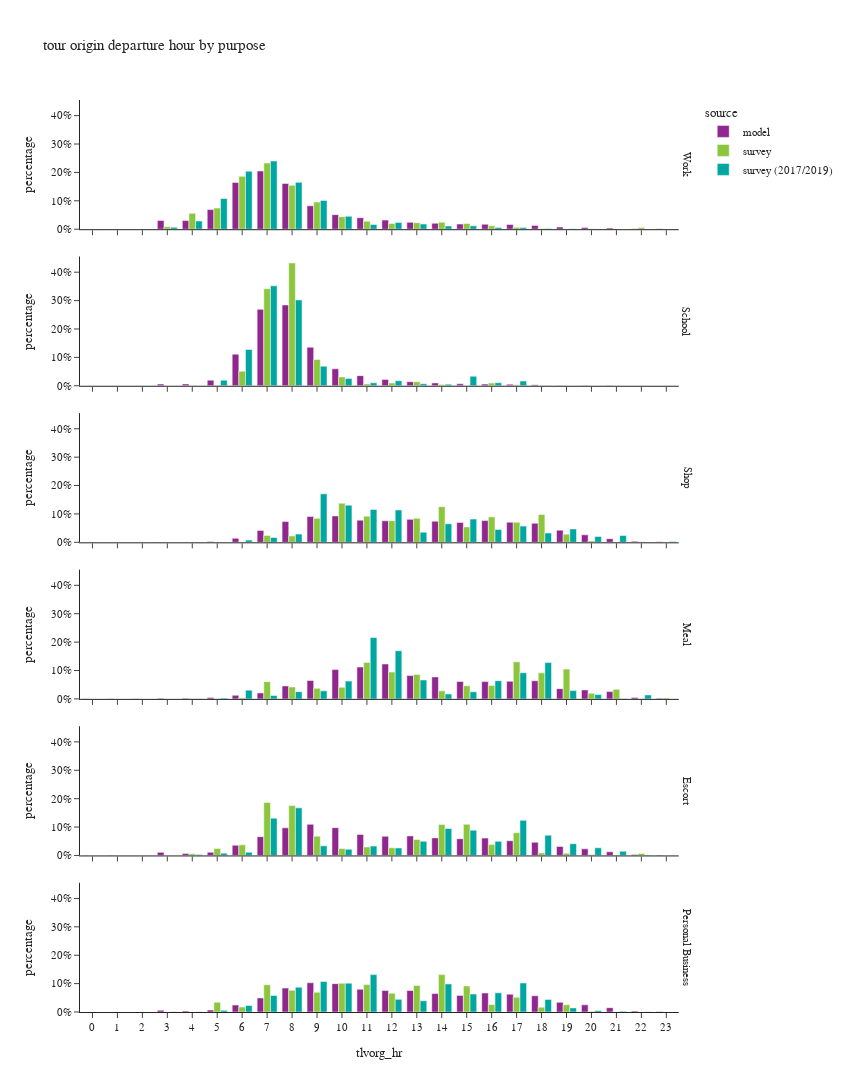

The notebook cell this image was saved under:
### Code cell
df_plot = df_tour.groupby(['tlvorg_hr','pdpurp_label','source'])['toexpfac'].agg(sample_count='size', toexpfac='sum').reset_index()
df_plot['percentage'] = df_plot.groupby(['pdpurp_label','source'], group_keys=False)['toexpfac']. \
    apply(lambda x: x / float(x.sum()))

fig = px.bar(df_plot.sort_values(['source','pdpurp_label']),
             x="tlvorg_hr", y="percentage", color="source",barmode="group",
             facet_row='pdpurp_label',
             hover_data=['toexpfac','sample_count'],
             title="tour origin departure hour by purpose")
fig.update_layout(height=1500, width=850)
fig.for_each_annotation(lambda a: a.update(text = a.text.split("=")[-1]))
fig.for_each_xaxis(lambda a: a.update(dict(dtick = 1, categoryorder='category ascending')))
fig.for_each_yaxis(lambda a: a.update(dict(tickformat=".0%")))
fig.show()

### Figure 1 — Plotly figure (JSON) as saved in the notebook; plotly's stock layout.template omitted (floating-point values rounded to 4 significant figures)
{"data": [{"alignmentgroup": "True", "customdata": [[1368.0, 1368.0], [845.0, 845.0], [281.0, 281.0], [49960.0, 49960.0], [49420.0, 49420.0], [112200.0, 112200.0], [268100.0, 268100.0], [333500.0, 333500.0], [262100.0, 262100.0], [133800.0, 133800.0], [83370.0, 83370.0], [65970.0, 65970.0], [52180.0, 52180.0], [39290.0, 39290.0], [33680.0, 33680.0], [29480.0, 29480.0], [28210.0, 28210.0], [27290.0, 27290.0], [21810.0, 21810.0], [12190.0, 12190.0], [9920.0, 9920.0], [6679.0, 6679.0], [3037.0, 3037.0], [2104.0, 2104.0]], "hovertemplate": "source=model<br>pdpurp_label=Work<br>tlvorg_hr=%{x}<br>percentage=%{y}<br>toexpfac=%{customdata[0]}<br>sample_count=%{customdata[1]}<extra></extra>", "legendgroup": "model", "marker": {"color": "#91268F", "pattern": {"shape": ""}}, "name": "model", "offsetgroup": "model", "orientation": "v", "showlegend": true, "textposition": "auto", "type": "bar", "x": [0, 1, 2, 3, 4, 5, 6, 7, 8, 9, 10, 11, 12, 13, 14, 15, 16, 17, 18, 19, 20, 21, 22, 23], "xaxis": "x6", "y": [0.0008409, 0.0005194, 0.0001727, 0.03071, 0.03038, 0.06897, 0.1648, 0.205, 0.1611, 0.08226, 0.05125, 0.04055, 0.03208, 0.02415, 0.0207, 0.01812, 0.01734, 0.01677, 0.01341, 0.007496, 0.006098, 0.004106, 0.001867, 0.001293], "yaxis": "y6"}, {"alignmentgroup": "True", "customdata": [[2.0, 2.0], [1.0, 1.0], [0.0, 0.0], [3378.0, 3378.0], [3644.0, 3644.0], [11120.0, 11120.0], [62780.0, 62780.0], [152000.0, 152000.0], [160800.0, 160800.0], [76560.0, 76560.0], [33790.0, 33790.0], [20160.0, 20160.0], [12610.0, 12610.0], [8224.0, 8224.0], [5647.0, 5647.0], [3957.0, 3957.0], [3308.0, 3308.0], [3044.0, 3044.0], [2204.0, 2204.0], [699.0, 699.0], [617.0, 617.0], [358.0, 358.0], [9.0, 9.0], [8.0, 8.0]], "hovertemplate": "source=model<br>pdpurp_label=School<br>tlvorg_hr=%{x}<br>percentage=%{y}<br>toexpfac=%{customdata[0]}<br>sample_count=%{customdata[1]}<extra></extra>", "legendgroup": "model", "marker": {"color": "#91268F", "pattern": {"shape": ""}}, "name": "model", "offsetgroup": "model", "orientation": "v", "showlegend": false, "textposition": "auto", "type": "bar", "x": [0, 1, 2, 3, 4, 5, 6, 7, 8, 9, 10, 11, 12, 13, 14, 15, 16, 17, 18, 19, 20, 21, 22, 23], "xaxis": "x5", "y": [3.541e-06, 1.77e-06, 0.0, 0.00598, 0.006451, 0.01969, 0.1111, 0.2691, 0.2846, 0.1355, 0.05982, 0.0357, 0.02232, 0.01456, 0.009997, 0.007005, 0.005856, 0.005389, 0.003902, 0.001237, 0.001092, 0.0006338, 1.593e-05, 1.416e-05], "yaxis": "y5"}, {"alignmentgroup": "True", "customdata": [[353.0, 353.0], [265.0, 265.0], [124.0, 124.0], [1043.0, 1043.0], [781.0, 781.0], [1817.0, 1817.0], [9343.0, 9343.0], [28240.0, 28240.0], [49190.0, 49190.0], [61020.0, 61020.0], [62460.0, 62460.0], [52440.0, 52440.0], [50890.0, 50890.0], [54370.0, 54370.0], [50040.0, 50040.0], [47150.0, 47150.0], [51520.0, 51520.0], [47410.0, 47410.0], [45060.0, 45060.0], [28740.0, 28740.0], [17720.0, 17720.0], [8742.0, 8742.0], [2317.0, 2317.0], [1121.0, 1121.0]], "hovertemplate": "source=model<br>pdpurp_label=Shop<br>tlvorg_hr=%{x}<br>percentage=%{y}<br>toexpfac=%{customdata[0]}<br>sample_count=%{customdata[1]}<extra></extra>", "legendgroup": "model", "marker": {"color": "#91268F", "pattern": {"shape": ""}}, "name": "model", "offsetgroup": "model", "orientation": "v", "showlegend": false, "textposition": "auto", "type": "bar", "x": [0, 1, 2, 3, 4, 5, 6, 7, 8, 9, 10, 11, 12, 13, 14, 15, 16, 17, 18, 19, 20, 21, 22, 23], "xaxis": "x4", "y": [0.0005252, 0.0003943, 0.0001845, 0.001552, 0.001162, 0.002703, 0.0139, 0.04202, 0.07319, 0.09078, 0.09293, 0.07801, 0.07571, 0.08089, 0.07444, 0.07015, 0.07665, 0.07054, 0.06704, 0.04276, 0.02636, 0.01301, 0.003447, 0.001668], "yaxis": "y4"}, {"alignmentgroup": "True", "customdata": [[619.0, 619.0], [418.0, 418.0], [162.0, 162.0], [1503.0, 1503.0], [1385.0, 1385.0], [3178.0, 3178.0], [8692.0, 8692.0], [14600.0, 14600.0], [31850.0, 31850.0], [45220.0, 45220.0], [71970.0, 71970.0], [78140.0, 78140.0], [85630.0, 85630.0], [57240.0, 57240.0], [53950.0, 53950.0], [42690.0, 42690.0], [42390.0, 42390.0], [43220.0, 43220.0], [44380.0, 44380.0], [25140.0, 25140.0], [22050.0, 22050.0], [17880.0, 17880.0], [3318.0, 3318.0], [1589.0, 1589.0]], "hovertemplate": "source=model<br>pdpurp_label=Meal<br>tlvorg_hr=%{x}<br>percentage=%{y}<br>toexpfac=%{customdata[0]}<br>sample_count=%{customdata[1]}<extra></extra>", "legendgroup": "model", "marker": {"color": "#91268F", "pattern": {"shape": ""}}, "name": "model", "offsetgroup": "model", "orientation": "v", "showlegend": false, "textposition": "auto", "type": "bar", "x": [0, 1, 2, 3, 4, 5, 6, 7, 8, 9, 10, 11, 12, 13, 14, 15, 16, 17, 18, 19, 20, 21, 22, 23], "xaxis": "x3", "y": [0.0008878, 0.0005995, 0.0002323, 0.002156, 0.001986, 0.004558, 0.01247, 0.02095, 0.04568, 0.06485, 0.1032, 0.1121, 0.1228, 0.08209, 0.07738, 0.06123, 0.0608, 0.06199, 0.06365, 0.03606, 0.03163, 0.02565, 0.004759, 0.002279], "yaxis": "y3"}, {"alignmentgroup": "True", "customdata": [[320.0, 320.0], [289.0, 289.0], [140.0, 140.0], [8519.0, 8519.0], [5177.0, 5177.0], [8782.0, 8782.0], [27930.0, 27930.0], [51660.0, 51660.0], [76020.0, 76020.0], [85710.0, 85710.0], [76550.0, 76550.0], [57950.0, 57950.0], [52710.0, 52710.0], [53800.0, 53800.0], [48340.0, 48340.0], [46010.0, 46010.0], [47730.0, 47730.0], [40510.0, 40510.0], [36290.0, 36290.0], [24900.0, 24900.0], [18110.0, 18110.0], [10090.0, 10090.0], [2881.0, 2881.0], [1394.0, 1394.0]], "hovertemplate": "source=model<br>pdpurp_label=Escort<br>tlvorg_hr=%{x}<br>percentage=%{y}<br>toexpfac=%{customdata[0]}<br>sample_count=%{customdata[1]}<extra></extra>", "legendgroup": "model", "marker": {"color": "#91268F", "pattern": {"shape": ""}}, "name": "model", "offsetgroup": "model", "orientation": "v", "showlegend": false, "textposition": "auto", "type": "bar", "x": [0, 1, 2, 3, 4, 5, 6, 7, 8, 9, 10, 11, 12, 13, 14, 15, 16, 17, 18, 19, 20, 21, 22, 23], "xaxis": "x2", "y": [0.0004093, 0.0003697, 0.0001791, 0.0109, 0.006622, 0.01123, 0.03572, 0.06608, 0.09723, 0.1096, 0.09791, 0.07412, 0.06742, 0.06881, 0.06183, 0.05886, 0.06105, 0.05181, 0.04642, 0.03185, 0.02316, 0.01291, 0.003685, 0.001783], "yaxis": "y2"}, {"alignmentgroup": "True", "customdata": [[155.0, 155.0], [101.0, 101.0], [56.0, 56.0], [2252.0, 2252.0], [1336.0, 1336.0], [2557.0, 2557.0], [8719.0, 8719.0], [17710.0, 17710.0], [30100.0, 30100.0], [36860.0, 36860.0], [35720.0, 35720.0], [28640.0, 28640.0], [27000.0, 27000.0], [27070.0, 27070.0], [23190.0, 23190.0], [20920.0, 20920.0], [23880.0, 23880.0], [22330.0, 22330.0], [20440.0, 20440.0], [12220.0, 12220.0], [8976.0, 8976.0], [5417.0, 5417.0], [1190.0, 1190.0], [554.0, 554.0]], "hovertemplate": "source=model<br>pdpurp_label=Personal Business<br>tlvorg_hr=%{x}<br>percentage=%{y}<br>toexpfac=%{customdata[0]}<br>sample_count=%{customdata[1]}<extra></extra>", "legendgroup": "model", "marker": {"color": "#91268F", "pattern": {"shape": ""}}, "name": "model", "offsetgroup": "model", "orientation": "v", "showlegend": false, "textposition": "auto", "type": "bar", "x": [0, 1, 2, 3, 4, 5, 6, 7, 8, 9, 10, 11, 12, 13, 14, 15, 16, 17, 18, 19, 20, 21, 22, 23], "xaxis": "x", "y": [0.0004337, 0.0002826, 0.0001567, 0.006302, 0.003739, 0.007155, 0.0244, 0.04955, 0.08422, 0.1031, 0.09994, 0.08013, 0.07554, 0.07575, 0.06488, 0.05853, 0.06681, 0.06248, 0.05721, 0.03418, 0.02512, 0.01516, 0.00333, 0.00155], "yaxis": "y"}, {"alignmentgroup": "True", "customdata": [[0.0, 0.0], [552.0, 1.0], [0.0, 0.0], [12100.0, 20.0], [74930.0, 63.0], [99400.0, 126.0], [248900.0, 354.0], [311400.0, 588.0], [206300.0, 495.0], [127700.0, 269.0], [59090.0, 166.0], [37770.0, 93.0], [26890.0, 95.0], [30690.0, 67.0], [32950.0, 59.0], [26990.0, 52.0], [15880.0, 27.0], [9068.0, 38.0], [3106.0, 10.0], [1355.0, 8.0], [2492.0, 8.0], [1284.0, 3.0], [7464.0, 6.0], [256.0, 1.0]], "hovertemplate": "source=survey<br>pdpurp_label=Work<br>tlvorg_hr=%{x}<br>percentage=%{y}<br>toexpfac=%{customdata[0]}<br>sample_count=%{customdata[1]}<extra></extra>", "legendgroup": "survey", "marker": {"color": "#8CC63E", "pattern": {"shape": ""}}, "name": "survey", "offsetgroup": "survey", "orientation": "v", "showlegend": true, "textposition": "auto", "type": "bar", "x": [0, 1, 2, 3, 4, 5, 6, 7, 8, 9, 10, 11, 12, 13, 14, 15, 16, 17, 18, 19, 20, 21, 22, 23], "xaxis": "x6", "y": [0.0, 0.000413, 0.0, 0.009056, 0.05606, 0.07437, 0.1862, 0.233, 0.1544, 0.09554, 0.04421, 0.02826, 0.02012, 0.02296, 0.02465, 0.0202, 0.01188, 0.006784, 0.002324, 0.001014, 0.001864, 0.0009608, 0.005584, 0.0001915], "yaxis": "y6"}, {"alignmentgroup": "True", "customdata": [[0.0, 0.0], [0.0, 0.0], [0.0, 0.0], [0.0, 0.0], [75.6, 1.0], [944.6, 3.0], [26700.0, 28.0], [177700.0, 225.0], [224800.0, 254.0], [48090.0, 55.0], [16160.0, 16.0], [3333.0, 11.0], [5016.0, 10.0], [7405.0, 9.0], [2230.0, 10.0], [387.8, 5.0], [4970.0, 6.0], [1663.0, 16.0], [278.9, 2.0], [156.1, 1.0], [0.0, 0.0], [0.0, 0.0], [0.0, 0.0], [0.0, 0.0]], "hovertemplate": "source=survey<br>pdpurp_label=School<br>tlvorg_hr=%{x}<br>percentage=%{y}<br>toexpfac=%{customdata[0]}<br>sample_count=%{customdata[1]}<extra></extra>", "legendgroup": "survey", "marker": {"color": "#8CC63E", "pattern": {"shape": ""}}, "name": "survey", "offsetgroup": "survey", "orientation": "v", "showlegend": false, "textposition": "auto", "type": "bar", "x": [0, 1, 2, 3, 4, 5, 6, 7, 8, 9, 10, 11, 12, 13, 14, 15, 16, 17, 18, 19, 20, 21, 22, 23], "xaxis": "x5", "y": [0.0, 0.0, 0.0, 0.0, 0.0001454, 0.001817, 0.05135, 0.3419, 0.4323, 0.09249, 0.03108, 0.006411, 0.009647, 0.01424, 0.004288, 0.0007459, 0.009559, 0.003199, 0.0005365, 0.0003002, 0.0, 0.0, 0.0, 0.0], "yaxis": "y5"}, {"alignmentgroup": "True", "customdata": [[484.4, 1.0], [0.0, 0.0], [306.3, 1.0], [0.0, 0.0], [0.0, 0.0], [666.5, 5.0], [313.3, 3.0], [14570.0, 36.0], [13520.0, 51.0], [50810.0, 115.0], [82880.0, 157.0], [55310.0, 114.0], [45890.0, 117.0], [50830.0, 126.0], [75500.0, 148.0], [32650.0, 103.0], [53870.0, 99.0], [42470.0, 112.0], [59090.0, 92.0], [17190.0, 83.0], [2934.0, 23.0], [766.9, 9.0], [1308.0, 7.0], [8.11, 1.0]], "hovertemplate": "source=survey<br>pdpurp_label=Shop<br>tlvorg_hr=%{x}<br>percentage=%{y}<br>toexpfac=%{customdata[0]}<br>sample_count=%{customdata[1]}<extra></extra>", "legendgroup": "survey", "marker": {"color": "#8CC63E", "pattern": {"shape": ""}}, "name": "survey", "offsetgroup": "survey", "orientation": "v", "showlegend": false, "textposition": "auto", "type": "bar", "x": [0, 1, 2, 3, 4, 5, 6, 7, 8, 9, 10, 11, 12, 13, 14, 15, 16, 17, 18, 19, 20, 21, 22, 23], "xaxis": "x4", "y": [0.0008055, 0.0, 0.0005094, 0.0, 0.0, 0.001108, 0.0005209, 0.02422, 0.02248, 0.0845, 0.1378, 0.09197, 0.07631, 0.08452, 0.1256, 0.0543, 0.08958, 0.07062, 0.09826, 0.02859, 0.004879, 0.001275, 0.002174, 1.349e-05], "yaxis": "y4"}, {"alignmentgroup": "True", "customdata": [[0.0, 0.0], [0.0, 0.0], [0.0, 0.0], [0.0, 0.0], [10.64, 1.0], [45.94, 2.0], [1619.0, 7.0], [24190.0, 21.0], [16590.0, 43.0], [14800.0, 46.0], [16320.0, 53.0], [51140.0, 105.0], [37660.0, 109.0], [34280.0, 57.0], [11240.0, 37.0], [18420.0, 53.0], [18900.0, 57.0], [52020.0, 88.0], [36490.0, 99.0], [41740.0, 51.0], [7901.0, 30.0], [13430.0, 12.0], [71.55, 2.0], [1329.0, 2.0]], "hovertemplate": "source=survey<br>pdpurp_label=Meal<br>tlvorg_hr=%{x}<br>percentage=%{y}<br>toexpfac=%{customdata[0]}<br>sample_count=%{customdata[1]}<extra></extra>", "legendgroup": "survey", "marker": {"color": "#8CC63E", "pattern": {"shape": ""}}, "name": "survey", "offsetgroup": "survey", "orientation": "v", "showlegend": false, "textposition": "auto", "type": "bar", "x": [0, 1, 2, 3, 4, 5, 6, 7, 8, 9, 10, 11, 12, 13, 14, 15, 16, 17, 18, 19, 20, 21, 22, 23], "xaxis": "x3", "y": [0.0, 0.0, 0.0, 0.0, 2.672e-05, 0.0001154, 0.004067, 0.06074, 0.04167, 0.03716, 0.04099, 0.1284, 0.09458, 0.08609, 0.02823, 0.04625, 0.04746, 0.1306, 0.09164, 0.1048, 0.01984, 0.03373, 0.0001797, 0.003337], "yaxis": "y3"}, {"alignmentgroup": "True", "customdata": [[0.0, 0.0], [0.0, 0.0], [0.0, 0.0], [0.0, 0.0], [3757.0, 1.0], [15980.0, 13.0], [24640.0, 18.0], [123300.0, 121.0], [116100.0, 163.0], [44780.0, 57.0], [15900.0, 30.0], [19720.0, 29.0], [17820.0, 43.0], [37190.0, 52.0], [72150.0, 80.0], [72330.0, 86.0], [25180.0, 63.0], [52930.0, 69.0], [5788.0, 25.0], [5243.0, 17.0], [2042.0, 8.0], [898.5, 5.0], [4675.0, 5.0], [0.0, 0.0]], "hovertemplate": "source=survey<br>pdpurp_label=Escort<br>tlvorg_hr=%{x}<br>percentage=%{y}<br>toexpfac=%{customdata[0]}<br>sample_count=%{customdata[1]}<extra></extra>", "legendgroup": "survey", "marker": {"color": "#8CC63E", "pattern": {"shape": ""}}, "name": "survey", "offsetgroup": "survey", "orientation": "v", "showlegend": false, "textposition": "auto", "type": "bar", "x": [0, 1, 2, 3, 4, 5, 6, 7, 8, 9, 10, 11, 12, 13, 14, 15, 16, 17, 18, 19, 20, 21, 22, 23], "xaxis": "x2", "y": [0.0, 0.0, 0.0, 0.0, 0.005688, 0.02419, 0.03731, 0.1867, 0.1758, 0.06781, 0.02407, 0.02986, 0.02698, 0.0563, 0.1092, 0.1095, 0.03813, 0.08014, 0.008763, 0.007938, 0.003091, 0.001361, 0.007079, 0.0], "yaxis": "y2"}, {"alignmentgroup": "True", "customdata": [[0.0, 0.0], [0.0, 0.0], [0.0, 0.0], [0.0, 0.0], [0.0, 0.0], [10660.0, 5.0], [5381.0, 21.0], [29390.0, 57.0], [23570.0, 54.0], [21270.0, 80.0], [31020.0, 82.0], [29670.0, 61.0], [20350.0, 73.0], [28690.0, 79.0], [40370.0, 73.0], [28110.0, 55.0], [8037.0, 44.0], [15870.0, 29.0], [5255.0, 16.0], [7877.0, 12.0], [817.9, 8.0], [208.4, 3.0], [46.94, 1.0], [0.0, 0.0]], "hovertemplate": "source=survey<br>pdpurp_label=Personal Business<br>tlvorg_hr=%{x}<br>percentage=%{y}<br>toexpfac=%{customdata[0]}<br>sample_count=%{customdata[1]}<extra></extra>", "legendgroup": "survey", "marker": {"color": "#8CC63E", "pattern": {"shape": ""}}, "name": "survey", "offsetgroup": "survey", "orientation": "v", "showlegend": false, "textposition": "auto", "type": "bar", "x": [0, 1, 2, 3, 4, 5, 6, 7, 8, 9, 10, 11, 12, 13, 14, 15, 16, 17, 18, 19, 20, 21, 22, 23], "xaxis": "x", "y": [0.0, 0.0, 0.0, 0.0, 0.0, 0.03478, 0.01755, 0.09586, 0.07687, 0.06936, 0.1012, 0.09677, 0.06637, 0.09358, 0.1317, 0.0917, 0.02621, 0.05177, 0.01714, 0.02569, 0.002668, 0.0006798, 0.0001531, 0.0], "yaxis": "y"}, {"alignmentgroup": "True", "customdata": [[663.4, 1.0], [0.0, 0.0], [66.61, 2.0], [11540.0, 35.0], [47070.0, 144.0], [176800.0, 464.0], [333500.0, 1342.0], [393100.0, 2287.0], [269800.0, 1877.0], [165900.0, 1035.0], [74340.0, 457.0], [26840.0, 262.0], [38840.0, 243.0], [29710.0, 196.0], [18520.0, 130.0], [19190.0, 73.0], [10080.0, 76.0], [9235.0, 64.0], [4129.0, 39.0], [2190.0, 13.0], [1627.0, 10.0], [2.034, 1.0], [988.7, 2.0], [988.7, 2.0]], "hovertemplate": "source=survey (2017/2019)<br>pdpurp_label=Work<br>tlvorg_hr=%{x}<br>percentage=%{y}<br>toexpfac=%{customdata[0]}<br>sample_count=%{customdata[1]}<extra></extra>", "legendgroup": "survey (2017/2019)", "marker": {"color": "#00A7A0", "pattern": {"shape": ""}}, "name": "survey (2017/2019)", "offsetgroup": "survey (2017/2019)", "orientation": "v", "showlegend": true, "textposition": "auto", "type": "bar", "x": [0, 1, 2, 3, 4, 5, 6, 7, 8, 9, 10, 11, 12, 13, 14, 15, 16, 17, 18, 19, 20, 21, 22, 23], "xaxis": "x6", "y": [0.0004057, 0.0, 4.074e-05, 0.007056, 0.02879, 0.1081, 0.204, 0.2404, 0.165, 0.1015, 0.04547, 0.01642, 0.02376, 0.01817, 0.01133, 0.01173, 0.006165, 0.005648, 0.002525, 0.001339, 0.0009952, 1.244e-06, 0.0006047, 0.0006047], "yaxis": "y6"}, {"alignmentgroup": "True", "customdata": [[0.0, 0.0], [0.0, 0.0], [0.0, 0.0], [0.0, 0.0], [0.0, 0.0], [10420.0, 19.0], [67140.0, 117.0], [185000.0, 500.0], [158900.0, 567.0], [36240.0, 140.0], [13590.0, 57.0], [5464.0, 29.0], [9372.0, 46.0], [3741.0, 32.0], [2900.0, 33.0], [17570.0, 29.0], [5635.0, 27.0], [8699.0, 38.0], [675.1, 11.0], [75.15, 3.0], [0.0, 0.0], [0.0, 0.0], [0.0, 0.0], [0.0, 0.0]], "hovertemplate": "source=survey (2017/2019)<br>pdpurp_label=School<br>tlvorg_hr=%{x}<br>percentage=%{y}<br>toexpfac=%{customdata[0]}<br>sample_count=%{customdata[1]}<extra></extra>", "legendgroup": "survey (2017/2019)", "marker": {"color": "#00A7A0", "pattern": {"shape": ""}}, "name": "survey (2017/2019)", "offsetgroup": "survey (2017/2019)", "orientation": "v", "showlegend": false, "textposition": "auto", "type": "bar", "x": [0, 1, 2, 3, 4, 5, 6, 7, 8, 9, 10, 11, 12, 13, 14, 15, 16, 17, 18, 19, 20, 21, 22, 23], "xaxis": "x5", "y": [0.0, 0.0, 0.0, 0.0, 0.0, 0.01984, 0.1278, 0.3521, 0.3024, 0.06898, 0.02586, 0.0104, 0.01784, 0.00712, 0.005519, 0.03345, 0.01073, 0.01656, 0.001285, 0.000143, 0.0, 0.0, 0.0, 0.0], "yaxis": "y5"}, {"alignmentgroup": "True", "customdata": [[83.25, 2.0], [0.0, 0.0], [0.5453, 1.0], [11.09, 1.0], [608.1, 3.0], [313.6, 3.0], [6154.0, 16.0], [13480.0, 54.0], [22830.0, 87.0], [134200.0, 211.0], [102900.0, 225.0], [91120.0, 230.0], [89630.0, 201.0], [28020.0, 219.0], [51440.0, 190.0], [64360.0, 200.0], [35570.0, 203.0], [44950.0, 206.0], [25820.0, 201.0], [37190.0, 173.0], [16070.0, 97.0], [18880.0, 49.0], [557.4, 17.0], [2124.0, 7.0]], "hovertemplate": "source=survey (2017/2019)<br>pdpurp_label=Shop<br>tlvorg_hr=%{x}<br>percentage=%{y}<br>toexpfac=%{customdata[0]}<br>sample_count=%{customdata[1]}<extra></extra>", "legendgroup": "survey (2017/2019)", "marker": {"color": "#00A7A0", "pattern": {"shape": ""}}, "name": "survey (2017/2019)", "offsetgroup": "survey (2017/2019)", "orientation": "v", "showlegend": false, "textposition": "auto", "type": "bar", "x": [0, 1, 2, 3, 4, 5, 6, 7, 8, 9, 10, 11, 12, 13, 14, 15, 16, 17, 18, 19, 20, 21, 22, 23], "xaxis": "x4", "y": [0.0001059, 0.0, 6.935e-07, 1.41e-05, 0.0007734, 0.0003989, 0.007827, 0.01714, 0.02903, 0.1707, 0.1309, 0.1159, 0.114, 0.03564, 0.06542, 0.08185, 0.04524, 0.05717, 0.03284, 0.04729, 0.02043, 0.02401, 0.000709, 0.002701], "yaxis": "y4"}, {"alignmentgroup": "True", "customdata": [[0.0, 0.0], [0.0, 0.0], [0.0, 0.0], [0.0, 0.0], [104.4, 2.0], [1004.0, 5.0], [11360.0, 17.0], [4467.0, 65.0], [9392.0, 82.0], [10420.0, 76.0], [23120.0, 88.0], [79800.0, 284.0], [62590.0, 315.0], [24590.0, 131.0], [6321.0, 78.0], [9277.0, 76.0], [23710.0, 119.0], [33990.0, 196.0], [47200.0, 242.0], [10820.0, 164.0], [5593.0, 82.0], [496.2, 23.0], [5109.0, 8.0], [0.0, 0.0]], "hovertemplate": "source=survey (2017/2019)<br>pdpurp_label=Meal<br>tlvorg_hr=%{x}<br>percentage=%{y}<br>toexpfac=%{customdata[0]}<br>sample_count=%{customdata[1]}<extra></extra>", "legendgroup": "survey (2017/2019)", "marker": {"color": "#00A7A0", "pattern": {"shape": ""}}, "name": "survey (2017/2019)", "offsetgroup": "survey (2017/2019)", "orientation": "v", "showlegend": false, "textposition": "auto", "type": "bar", "x": [0, 1, 2, 3, 4, 5, 6, 7, 8, 9, 10, 11, 12, 13, 14, 15, 16, 17, 18, 19, 20, 21, 22, 23], "xaxis": "x3", "y": [0.0, 0.0, 0.0, 0.0, 0.0002826, 0.002719, 0.03074, 0.01209, 0.02543, 0.02822, 0.06258, 0.2161, 0.1695, 0.06658, 0.01711, 0.02512, 0.06419, 0.09202, 0.1278, 0.02928, 0.01514, 0.001343, 0.01383, 0.0], "yaxis": "y3"}, {"alignmentgroup": "True", "customdata": [[0.0, 0.0], [0.0, 0.0], [0.0, 0.0], [69.0, 2.0], [1609.0, 8.0], [3465.0, 13.0], [5062.0, 43.0], [57100.0, 219.0], [72890.0, 233.0], [14690.0, 60.0], [9348.0, 31.0], [14280.0, 49.0], [11400.0, 45.0], [21610.0, 57.0], [41300.0, 101.0], [38700.0, 135.0], [21630.0, 129.0], [53720.0, 109.0], [30990.0, 74.0], [17980.0, 42.0], [11720.0, 24.0], [6335.0, 24.0], [636.9, 9.0], [330.5, 3.0]], "hovertemplate": "source=survey (2017/2019)<br>pdpurp_label=Escort<br>tlvorg_hr=%{x}<br>percentage=%{y}<br>toexpfac=%{customdata[0]}<br>sample_count=%{customdata[1]}<extra></extra>", "legendgroup": "survey (2017/2019)", "marker": {"color": "#00A7A0", "pattern": {"shape": ""}}, "name": "survey (2017/2019)", "offsetgroup": "survey (2017/2019)", "orientation": "v", "showlegend": false, "textposition": "auto", "type": "bar", "x": [0, 1, 2, 3, 4, 5, 6, 7, 8, 9, 10, 11, 12, 13, 14, 15, 16, 17, 18, 19, 20, 21, 22, 23], "xaxis": "x2", "y": [0.0, 0.0, 0.0, 0.0001587, 0.0037, 0.007969, 0.01164, 0.1313, 0.1676, 0.03378, 0.0215, 0.03283, 0.02622, 0.0497, 0.09497, 0.08899, 0.04974, 0.1235, 0.07127, 0.04134, 0.02695, 0.01457, 0.001465, 0.0007599], "yaxis": "y2"}, {"alignmentgroup": "True", "customdata": [[0.0, 0.0], [0.0, 0.0], [0.0, 0.0], [415.1, 5.0], [693.7, 7.0], [4797.0, 19.0], [18700.0, 69.0], [47350.0, 148.0], [71280.0, 291.0], [87580.0, 260.0], [82770.0, 271.0], [107300.0, 182.0], [36320.0, 209.0], [32260.0, 195.0], [80590.0, 192.0], [51540.0, 196.0], [55080.0, 193.0], [83280.0, 171.0], [36070.0, 180.0], [11830.0, 92.0], [4338.0, 39.0], [2041.0, 18.0], [700.4, 9.0], [68.09, 2.0]], "hovertemplate": "source=survey (2017/2019)<br>pdpurp_label=Personal Business<br>tlvorg_hr=%{x}<br>percentage=%{y}<br>toexpfac=%{customdata[0]}<br>sample_count=%{customdata[1]}<extra></extra>", "legendgroup": "survey (2017/2019)", "marker": {"color": "#00A7A0", "pattern": {"shape": ""}}, "name": "survey (2017/2019)", "offsetgroup": "survey (2017/2019)", "orientation": "v", "showlegend": false, "textposition": "auto", "type": "bar", "x": [0, 1, 2, 3, 4, 5, 6, 7, 8, 9, 10, 11, 12, 13, 14, 15, 16, 17, 18, 19, 20, 21, 22, 23], "xaxis": "x", "y": [0.0, 0.0, 0.0, 0.0005094, 0.0008511, 0.005886, 0.02295, 0.05809, 0.08746, 0.1075, 0.1016, 0.1317, 0.04456, 0.03958, 0.09889, 0.06324, 0.06758, 0.1022, 0.04425, 0.01451, 0.005323, 0.002505, 0.0008594, 8.355e-05], "yaxis": "y"}], "layout": {"annotations": [{"font": {}, "showarrow": false, "text": "Personal Business", "textangle": 90, "x": 0.98, "xanchor": "left", "xref": "paper", "y": 0.07083, "yanchor": "middle", "yref": "paper"}, {"font": {}, "showarrow": false, "text": "Escort", "textangle": 90, "x": 0.98, "xanchor": "left", "xref": "paper", "y": 0.2425, "yanchor": "middle", "yref": "paper"}, {"font": {}, "showarrow": false, "text": "Meal", "textangle": 90, "x": 0.98, "xanchor": "left", "xref": "paper", "y": 0.4142, "yanchor": "middle", "yref": "paper"}, {"font": {}, "showarrow": false, "text": "Shop", "textangle": 90, "x": 0.98, "xanchor": "left", "xref": "paper", "y": 0.5858, "yanchor": "middle", "yref": "paper"}, {"font": {}, "showarrow": false, "text": "School", "textangle": 90, "x": 0.98, "xanchor": "left", "xref": "paper", "y": 0.7575, "yanchor": "middle", "yref": "paper"}, {"font": {}, "showarrow": false, "text": "Work", "textangle": 90, "x": 0.98, "xanchor": "left", "xref": "paper", "y": 0.9292, "yanchor": "middle", "yref": "paper"}], "barmode": "group", "height": 1500, "legend": {"title": {"text": "source"}, "tracegroupgap": 0}, "title": {"text": "tour origin departure hour by purpose"}, "width": 850, "xaxis": {"anchor": "y", "categoryorder": "category ascending", "domain": [0.0, 0.98], "dtick": 1, "title": {"text": "tlvorg_hr"}}, "xaxis2": {"anchor": "y2", "categoryorder": "category ascending", "domain": [0.0, 0.98], "dtick": 1, "matches": "x", "showticklabels": false}, "xaxis3": {"anchor": "y3", "categoryorder": "category ascending", "domain": [0.0, 0.98], "dtick": 1, "matches": "x", "showticklabels": false}, "xaxis4": {"anchor": "y4", "categoryorder": "category ascending", "domain": [0.0, 0.98], "dtick": 1, "matches": "x", "showticklabels": false}, "xaxis5": {"anchor": "y5", "categoryorder": "category ascending", "domain": [0.0, 0.98], "dtick": 1, "matches": "x", "showticklabels": false}, "xaxis6": {"anchor": "y6", "categoryorder": "category ascending", "domain": [0.0, 0.98], "dtick": 1, "matches": "x", "showticklabels": false}, "yaxis": {"anchor": "x", "domain": [0.0, 0.1417], "tickformat": ".0%", "title": {"text": "percentage"}}, "yaxis2": {"anchor": "x2", "domain": [0.1717, 0.3133], "matches": "y", "tickformat": ".0%", "title": {"text": "percentage"}}, "yaxis3": {"anchor": "x3", "domain": [0.3433, 0.485], "matches": "y", "tickformat": ".0%", "title": {"text": "percentage"}}, "yaxis4": {"anchor": "x4", "domain": [0.515, 0.6567], "matches": "y", "tickformat": ".0%", "title": {"text": "percentage"}}, "yaxis5": {"anchor": "x5", "domain": [0.6867, 0.8283], "matches": "y", "tickformat": ".0%", "title": {"text": "percentage"}}, "yaxis6": {"anchor": "x6", "domain": [0.8583, 1.0], "matches": "y", "tickformat": ".0%", "title": {"text": "percentage"}}}}
